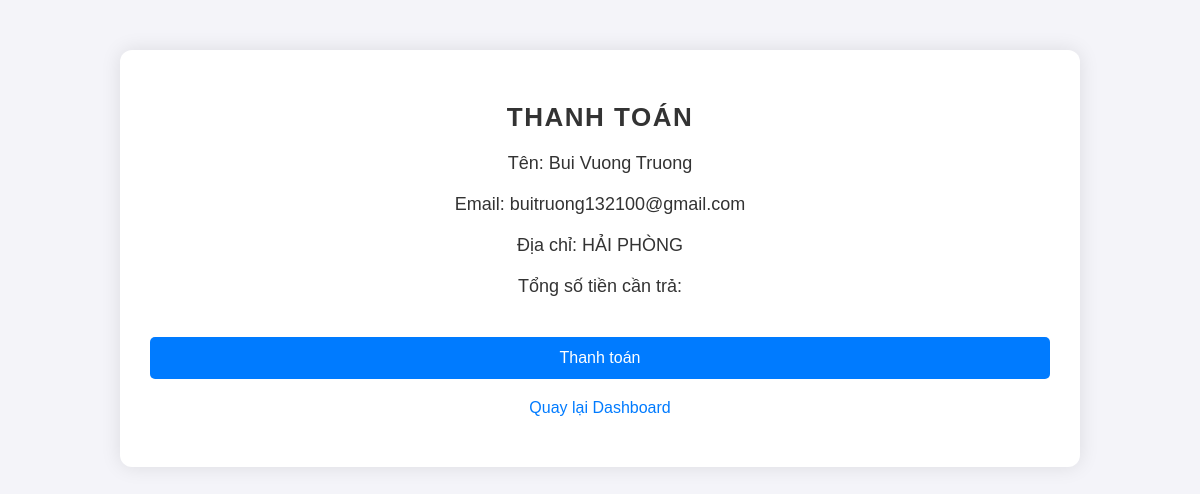
/payment.php (signed in), run on the app's committed database.
### tables this page shows
CREATE TABLE `users` (
  `id` int(11) NOT NULL,
  `name` varchar(100) NOT NULL,
  `email` varchar(100) NOT NULL,
  `password` varchar(255) NOT NULL,
  `address` varchar(255) NOT NULL,
  `role` enum('admin','user') DEFAULT 'user'
);

### payment.php (the view, shortened to what this page needs)
<?php
require 'config.php';
$total_amount = $_GET['total'];
$user_id = $_SESSION['user_id'];
$sql = "SELECT name, email, address FROM users WHERE id = ?";
$stmt = $conn->prepare($sql);
$stmt->bind_param('i', $user_id);
$stmt->execute();
$result = $stmt->get_result();
$user = $result->fetch_assoc();
?>
<!DOCTYPE html>
<html lang="en">
<head>
    <link rel="stylesheet" href="styles.css">
</head>
<body>
    <div class="container">
        <h2>Thanh toán</h2>
        <p>Tên: <?php echo $user['name']; ?></p>
        <p>Email: <?php echo $user['email']; ?></p>
        <p>Địa chỉ: <?php echo $user['address']; ?></p>
        <p>Tổng số tiền cần trả: <?php echo $total_amount; ?></p>
        <form method="post" action="payment.php">
            <input type="submit" value="Thanh toán">
        </form>
        <p><a href="dashboard.php">Quay lại Dashboard</a></p>
    </div>
</body>
</html>

### styles.css (style rules this page uses)
body { font-family: Arial, sans-serif; background-color: #f4f4f9; margin: 0; padding: 0; }
.container { max-width: 900px; margin: 50px auto; padding: 30px; background-color: #fff; border-radius: 12px; box-shadow: 0 0 20px rgba(0, 0, 0, 0.1); }
h2 { text-align: center; color: #333; font-size: 26px; margin-bottom: 20px; font-weight: bold; text-transform: uppercase; letter-spacing: 1.5px; }
form { display: flex; flex-direction: column; gap: 15px; }
input[type="submit"], button { padding: 12px 25px; background-color: #007bff; color: #fff; border: none; border-radius: 5px; font-size: 16px; cursor: pointer; transition: background-color 0.3s ease; margin-top: 20px; text-align: center; }
p { text-align: center; color: #555; margin: 10px 0; }
a { display: inline-block; text-decoration: none; color: #007bff; margin-top: 10px; transition: color 0.3s ease; }
.container p { font-size: 18px; color: #333; margin-bottom: 20px; }
.container a { margin-top: 20px; display: block; text-align: center; font-size: 16px; color: #007bff; }

### data on the page
users: name "Bui Vuong Truong", email "buitruong132100@gmail.com", address "HẢI PHÒNG"
